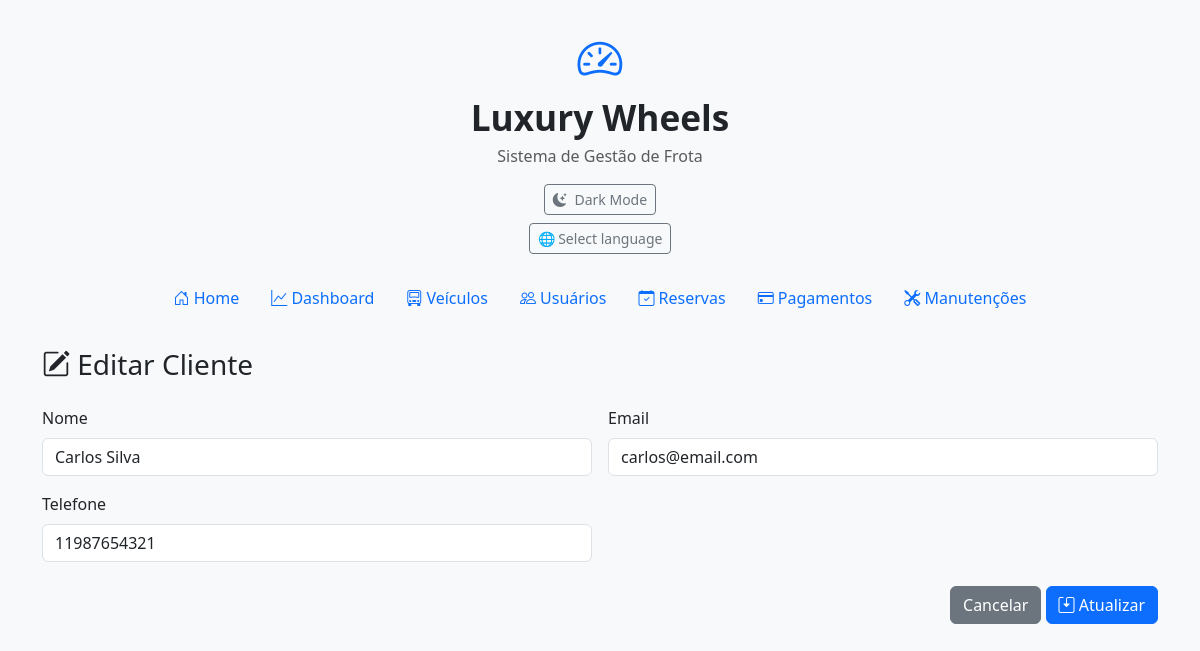
/clientes/editar/1, run on the app's committed database.
### tables this page shows
CREATE TABLE clientes (
                        id INTEGER PRIMARY KEY AUTOINCREMENT,
                        nome TEXT NOT NULL,
                        email TEXT NOT NULL,
                        telefone TEXT NOT NULL);

### app.py (the view, shortened to what this page needs)
@app.route("/clientes/editar/<int:id>", methods=["GET", "POST"])
def editar_cliente(id):
    conexao = conectar_bd()
    cursor = conexao.cursor()
    cursor.execute("SELECT * FROM clientes WHERE id=?", (id,))
    cliente = cursor.fetchone()
    conexao.close()
    return render_template("edit_user.html", cliente=cliente)

### database.py (called while the page is built)
def conectar_bd():
    return sqlite3.connect(DB_PATH)

### templates/edit_user.html
{% extends "base.html" %}
{% block content %}
    <h3 class="mb-4"><i class="bi bi-pencil-square"></i> Editar Cliente</h3>
    <form method="POST" class="row g-3">
        <div class="col-md-6">
            <label class="form-label">Nome</label>
            <input type="text" name="nome" value="{{ cliente[1] }}" class="form-control" required>
        </div>
        <div class="col-md-6">
            <label class="form-label">Email</label>
            <input type="email" name="email" value="{{ cliente[2] }}" class="form-control">
        </div>
        <div class="col-md-6">
            <label class="form-label">Telefone</label>
            <input type="text" name="telefone" value="{{ cliente[3] }}" class="form-control">
        </div>
        <div class="col-12 text-end mt-4">
            <a href="{{ url_for('listar_clientes') }}" class="btn btn-secondary">Cancelar</a>
            <button type="submit" class="btn btn-primary">
                <i class="bi bi-save2"></i> Atualizar
            </button>
        </div>
    </form>
{% endblock %}

### templates/base.html (style rules this page uses)
body.light-mode { background-color: #f8f9fa; color: #212529; }

### data on the page
clientes: nome "Carlos Silva", email "carlos@email.com", telefone "11987654321"
